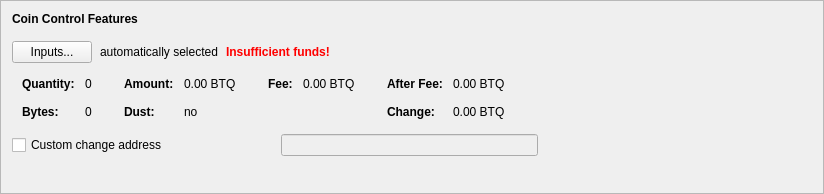
      <widget class="QFrame" name="frameCoinControl">
       <property name="sizePolicy">
        <sizepolicy hsizetype="Preferred" vsizetype="Fixed">
         <horstretch>0</horstretch>
         <verstretch>0</verstretch>
        </sizepolicy>
       </property>
       <property name="minimumSize">
        <size>
         <width>600</width>
         <height>194</height>
        </size>
       </property>
       <property name="frameShape">
        <enum>QFrame::StyledPanel</enum>
       </property>
       <property name="frameShadow">
        <enum>QFrame::Raised</enum>
       </property>
       <layout class="QVBoxLayout" name="verticalLayout_4">
        <item>
         <layout class="QVBoxLayout" name="verticalLayoutCoinControl" stretch="0,0,0,0,0">
          <property name="spacing">
           <number>0</number>
          </property>
          <property name="sizeConstraint">
           <enum>QLayout::SetDefaultConstraint</enum>
          </property>
          <property name="leftMargin">
           <number>0</number>
          </property>
          <property name="topMargin">
           <number>0</number>
          </property>
          <item>
           <layout class="QHBoxLayout" name="horizontalLayoutCoinControl1">
            <property name="bottomMargin">
             <number>15</number>
            </property>
            <item>
             <widget class="QLabel" name="labelCoinControlFeatures">
              <property name="sizePolicy">
               <sizepolicy hsizetype="Preferred" vsizetype="Maximum">
                <horstretch>0</horstretch>
                <verstretch>0</verstretch>
               </sizepolicy>
              </property>
              <property name="font">
               <font>
                <weight>75</weight>
                <bold>true</bold>
               </font>
              </property>
              <property name="styleSheet">
               <string notr="true">font-weight:bold;</string>
              </property>
              <property name="text">
               <string>Coin Control Features</string>
              </property>
             </widget>
            </item>
           </layout>
          </item>
          <item>
           <layout class="QHBoxLayout" name="horizontalLayoutCoinControl2" stretch="0,0,0,0">
            <property name="spacing">
             <number>8</number>
            </property>
            <property name="bottomMargin">
             <number>10</number>
            </property>
            <item>
             <widget class="QPushButton" name="pushButtonCoinControl">
              <property name="styleSheet">
               <string notr="true"/>
              </property>
              <property name="text">
               <string>Inputs...</string>
              </property>
              <property name="autoDefault">
               <bool>false</bool>
              </property>
             </widget>
            </item>
            <item>
             <widget class="QLabel" name="labelCoinControlAutomaticallySelected">
              <property name="text">
               <string>automatically selected</string>
              </property>
              <property name="margin">
               <number>5</number>
              </property>
             </widget>
            </item>
            <item>
             <widget class="QLabel" name="labelCoinControlInsuffFunds">
              <property name="font">
               <font>
                <weight>75</weight>
                <bold>true</bold>
               </font>
              </property>
              <property name="styleSheet">
               <string notr="true">color:red;font-weight:bold;</string>
              </property>
              <property name="text">
               <string>Insufficient funds!</string>
              </property>
              <property name="margin">
               <number>5</number>
              </property>
             </widget>
            </item>
            <item>
             <spacer name="horizontalSpacerCoinControl">
              <property name="orientation">
               <enum>Qt::Horizontal</enum>
              </property>
              <property name="sizeHint" stdset="0">
               <size>
                <width>40</width>
                <height>1</height>
               </size>
              </property>
             </spacer>
            </item>
           </layout>
          </item>
          <item>
           <widget class="QWidget" name="widgetCoinControl" native="true">
            <property name="sizePolicy">
             <sizepolicy hsizetype="Preferred" vsizetype="Preferred">
              <horstretch>0</horstretch>
              <verstretch>0</verstretch>
             </sizepolicy>
            </property>
            <property name="minimumSize">
             <size>
              <width>0</width>
              <height>0</height>
             </size>
            </property>
            <property name="styleSheet">
             <string notr="true"/>
            </property>
            <layout class="QHBoxLayout" name="horizontalLayoutCoinControl5">
             <property name="leftMargin">
              <number>0</number>
             </property>
             <property name="topMargin">
              <number>0</number>
             </property>
             <property name="rightMargin">
              <number>0</number>
             </property>
             <property name="bottomMargin">
              <number>0</number>
             </property>
             <item>
              <layout class="QHBoxLayout" name="horizontalLayoutCoinControl3" stretch="0,0,0,1">
               <property name="spacing">
                <number>20</number>
               </property>
               <property name="topMargin">
                <number>0</number>
               </property>
               <property name="bottomMargin">
                <number>10</number>
               </property>
               <item>
                <layout class="QFormLayout" name="formLayoutCoinControl1">
                 <property name="horizontalSpacing">
                  <number>10</number>
                 </property>
                 <property name="verticalSpacing">
                  <number>14</number>
                 </property>
                 <property name="leftMargin">
                  <number>10</number>
                 </property>
                 <property name="topMargin">
                  <number>4</number>
                 </property>
                 <property name="rightMargin">
                  <number>6</number>
                 </property>
                 <item row="0" column="0">
                  <widget class="QLabel" name="labelCoinControlQuantityText">
                   <property name="font">
                    <font>
                     <weight>75</weight>
                     <bold>true</bold>
                    </font>
                   </property>
                   <property name="text">
                    <string>Quantity:</string>
                   </property>
                   <property name="margin">
                    <number>0</number>
                   </property>
                  </widget>
                 </item>
                 <item row="0" column="1">
                  <widget class="QLabel" name="labelCoinControlQuantity">
                   <property name="cursor">
                    <cursorShape>IBeamCursor</cursorShape>
                   </property>
                   <property name="contextMenuPolicy">
                    <enum>Qt::ActionsContextMenu</enum>
                   </property>
                   <property name="text">
                    <string notr="true">0</string>
                   </property>
                   <property name="margin">
                    <number>0</number>
                   </property>
                   <property name="textInteractionFlags">
                    <set>Qt::LinksAccessibleByMouse|Qt::TextSelectableByKeyboard|Qt::TextSelectableByMouse</set>
                   </property>
                  </widget>
                 </item>
                 <item row="1" column="0">
                  <widget class="QLabel" name="labelCoinControlBytesText">
                   <property name="font">
                    <font>
                     <weight>75</weight>
                     <bold>true</bold>
                    </font>
                   </property>
                   <property name="text">
                    <string>Bytes:</string>
                   </property>
                  </widget>
                 </item>
                 <item row="1" column="1">
                  <widget class="QLabel" name="labelCoinControlBytes">
                   <property name="cursor">
                    <cursorShape>IBeamCursor</cursorShape>
                   </property>
                   <property name="contextMenuPolicy">
                    <enum>Qt::ActionsContextMenu</enum>
                   </property>
                   <property name="text">
                    <string notr="true">0</string>
                   </property>
                   <property name="textInteractionFlags">
                    <set>Qt::LinksAccessibleByMouse|Qt::TextSelectableByKeyboard|Qt::TextSelectableByMouse</set>
                   </property>
                  </widget>
                 </item>
                </layout>
               </item>
               <item>
                <layout class="QFormLayout" name="formLayoutCoinControl2">
                 <property name="horizontalSpacing">
                  <number>10</number>
                 </property>
                 <property name="verticalSpacing">
                  <number>14</number>
                 </property>
                 <property name="leftMargin">
                  <number>6</number>
                 </property>
                 <property name="topMargin">
                  <number>4</number>
                 </property>
                 <property name="rightMargin">
                  <number>6</number>
                 </property>
                 <item row="0" column="0">
                  <widget class="QLabel" name="labelCoinControlAmountText">
                   <property name="font">
                    <font>
                     <weight>75</weight>
                     <bold>true</bold>
                    </font>
                   </property>
                   <property name="text">
                    <string>Amount:</string>
                   </property>
                   <property name="margin">
                    <number>0</number>
                   </property>
                  </widget>
                 </item>
                 <item row="0" column="1">
                  <widget class="QLabel" name="labelCoinControlAmount">
                   <property name="cursor">
                    <cursorShape>IBeamCursor</cursorShape>
                   </property>
                   <property name="contextMenuPolicy">
                    <enum>Qt::ActionsContextMenu</enum>
                   </property>
                   <property name="text">
                    <string notr="true">0.00 BTQ</string>
                   </property>
                   <property name="textInteractionFlags">
                    <set>Qt::LinksAccessibleByMouse|Qt::TextSelectableByKeyboard|Qt::TextSelectableByMouse</set>
                   </property>
                  </widget>
                 </item>
                 <item row="1" column="0">
                  <widget class="QLabel" name="labelCoinControlLowOutputText">
                   <property name="font">
                    <font>
                     <weight>75</weight>
                     <bold>true</bold>
                    </font>
                   </property>
                   <property name="text">
                    <string>Dust:</string>
                   </property>
                  </widget>
                 </item>
                 <item row="1" column="1">
                  <widget class="QLabel" name="labelCoinControlLowOutput">
                   <property name="cursor">
                    <cursorShape>IBeamCursor</cursorShape>
                   </property>
                   <property name="contextMenuPolicy">
                    <enum>Qt::ActionsContextMenu</enum>
                   </property>
                   <property name="text">
                    <string notr="true">no</string>
                   </property>
                   <property name="textInteractionFlags">
                    <set>Qt::LinksAccessibleByMouse|Qt::TextSelectableByKeyboard|Qt::TextSelectableByMouse</set>
                   </property>
                  </widget>
                 </item>
                </layout>
               </item>
               <item>
                <layout class="QFormLayout" name="formLayoutCoinControl3">
                 <property name="horizontalSpacing">
                  <number>10</number>
                 </property>
                 <property name="verticalSpacing">
                  <number>14</number>
                 </property>
                 <property name="leftMargin">
                  <number>6</number>
                 </property>
                 <property name="topMargin">
                  <number>4</number>
                 </property>
                 <property name="rightMargin">
                  <number>6</number>
                 </property>
                 <item row="0" column="0">
                  <widget class="QLabel" name="labelCoinControlFeeText">
                   <property name="font">
                    <font>
                     <weight>75</weight>
                     <bold>true</bold>
                    </font>
                   </property>
                   <property name="text">
                    <string>Fee:</string>
                   </property>
                   <property name="margin">
                    <number>0</number>
                   </property>
                  </widget>
                 </item>
                 <item row="0" column="1">
                  <widget class="QLabel" name="labelCoinControlFee">
                   <property name="cursor">
                    <cursorShape>IBeamCursor</cursorShape>
                   </property>
                   <property name="contextMenuPolicy">
                    <enum>Qt::ActionsContextMenu</enum>
                   </property>
                   <property name="text">
                    <string notr="true">0.00 BTQ</string>
                   </property>
                   <property name="textInteractionFlags">
                    <set>Qt::LinksAccessibleByMouse|Qt::TextSelectableByKeyboard|Qt::TextSelectableByMouse</set>
                   </property>
                  </widget>
                 </item>
                </layout>
               </item>
               <item>
                <layout class="QFormLayout" name="formLayoutCoinControl4">
                 <property name="horizontalSpacing">
                  <number>10</number>
                 </property>
                 <property name="verticalSpacing">
                  <number>14</number>
                 </property>
                 <property name="leftMargin">
                  <number>6</number>
                 </property>
                 <property name="topMargin">
                  <number>4</number>
                 </property>
                 <property name="rightMargin">
                  <number>6</number>
                 </property>
                 <item row="0" column="0">
                  <widget class="QLabel" name="labelCoinControlAfterFeeText">
                   <property name="font">
                    <font>
                     <weight>75</weight>
                     <bold>true</bold>
                    </font>
                   </property>
                   <property name="text">
                    <string>After Fee:</string>
                   </property>
                   <property name="margin">
                    <number>0</number>
                   </property>
                  </widget>
                 </item>
                 <item row="0" column="1">
                  <widget class="QLabel" name="labelCoinControlAfterFee">
                   <property name="cursor">
                    <cursorShape>IBeamCursor</cursorShape>
                   </property>
                   <property name="contextMenuPolicy">
                    <enum>Qt::ActionsContextMenu</enum>
                   </property>
                   <property name="text">
                    <string notr="true">0.00 BTQ</string>
                   </property>
                   <property name="textInteractionFlags">
                    <set>Qt::LinksAccessibleByMouse|Qt::TextSelectableByKeyboard|Qt::TextSelectableByMouse</set>
                   </property>
                  </widget>
                 </item>
                 <item row="1" column="0">
                  <widget class="QLabel" name="labelCoinControlChangeText">
                   <property name="font">
                    <font>
                     <weight>75</weight>
                     <bold>true</bold>
                    </font>
                   </property>
                   <property name="text">
                    <string>Change:</string>
                   </property>
                  </widget>
                 </item>
                 <item row="1" column="1">
                  <widget class="QLabel" name="labelCoinControlChange">
                   <property name="cursor">
                    <cursorShape>IBeamCursor</cursorShape>
                   </property>
                   <property name="contextMenuPolicy">
                    <enum>Qt::ActionsContextMenu</enum>
                   </property>
                   <property name="text">
                    <string notr="true">0.00 BTQ</string>
                   </property>
                   <property name="textInteractionFlags">
                    <set>Qt::LinksAccessibleByMouse|Qt::TextSelectableByKeyboard|Qt::TextSelectableByMouse</set>
                   </property>
                  </widget>
                 </item>
                </layout>
               </item>
              </layout>
             </item>
            </layout>
           </widget>
          </item>
          <item>
           <layout class="QHBoxLayout" name="horizontalLayoutCoinControl4" stretch="0,0,0">
            <property name="spacing">
             <number>12</number>
            </property>
            <property name="sizeConstraint">
             <enum>QLayout::SetDefaultConstraint</enum>
            </property>
            <property name="topMargin">
             <number>5</number>
            </property>
            <property name="rightMargin">
             <number>5</number>
            </property>
            <item>
             <widget class="QCheckBox" name="checkBoxCoinControlChange">
              <property name="toolTip">
               <string>If this is activated, but the change address is empty or invalid, change will be sent to a newly generated address.</string>
              </property>
              <property name="text">
               <string>Custom change address</string>
              </property>
             </widget>
            </item>
            <item>
             <widget class="QValidatedLineEdit" name="lineEditCoinControlChange">
              <property name="enabled">
               <bool>false</bool>
              </property>
              <property name="sizePolicy">
               <sizepolicy hsizetype="Ignored" vsizetype="Fixed">
                <horstretch>0</horstretch>
                <verstretch>0</verstretch>
               </sizepolicy>
              </property>
             </widget>
            </item>
            <item>
             <widget class="QLabel" name="labelCoinControlChangeLabel">
              <property name="sizePolicy">
               <sizepolicy hsizetype="Preferred" vsizetype="Expanding">
                <horstretch>0</horstretch>
                <verstretch>0</verstretch>
               </sizepolicy>
              </property>
              <property name="minimumSize">
               <size>
                <width>0</width>
                <height>0</height>
               </size>
              </property>
              <property name="text">
               <string/>
              </property>
              <property name="margin">
               <number>3</number>
              </property>
             </widget>
            </item>
           </layout>
          </item>
          <item>
           <spacer name="verticalSpacerCoinControl">
            <property name="orientation">
             <enum>Qt::Vertical</enum>
            </property>
            <property name="sizeType">
             <enum>QSizePolicy::Expanding</enum>
            </property>
            <property name="sizeHint" stdset="0">
             <size>
              <width>800</width>
              <height>1</height>
             </size>
            </property>
           </spacer>
          </item>
         </layout>
        </item>
       </layout>
      </widget>
